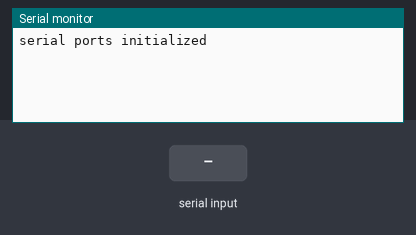
A sketch run on a simulated Arduino Mega 2560, built with avr-gcc and run on an emulated ATmega2560. Parts: the last lines printed to the serial monitor. The test bench sets the inputs (shaded band).

Above: at 1.2 s.
1.3 s: "1" received over the second serial link
At 2.8 s:
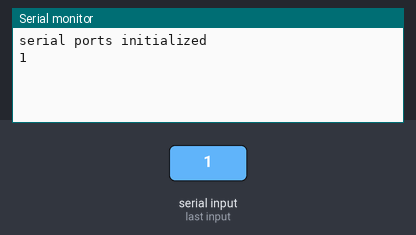
3.8 s: "0" received over the second serial link
At 5.2 s:
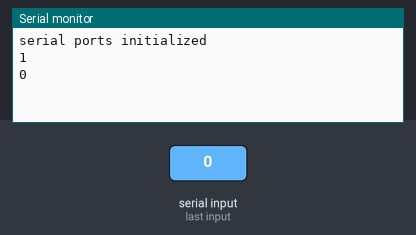
5.3 s: "2" received over the second serial link
At 7.0 s:
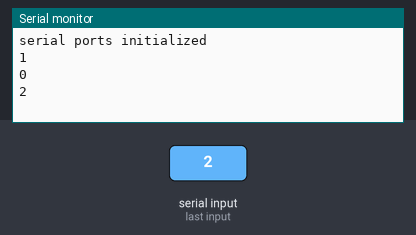

The sketch:

software_echo.ino
```cpp
#include <SoftwareSerial.h>

SoftwareSerial Serial1(6, 5);

void setup() {
    Serial.begin(9600);
    Serial1.begin(9600);

    while (!Serial || !Serial1) {
        ;
    }
    Serial.println("serial ports initialized");
}

void loop() {
    if (Serial1.available() > 0) {
        String message = Serial1.readString();
        Serial.println(message);
        Serial1.println(message);
    }
}
```

Measured:
- after the input at 1.3 s, the serial monitor: prints a new line after 1.0 s (image 1)
- after the input at 3.8 s, the serial monitor: prints a new line after 1.0 s (image 2)
- after the input at 5.3 s, the serial monitor: prints a new line after 1.0 s (image 3)
